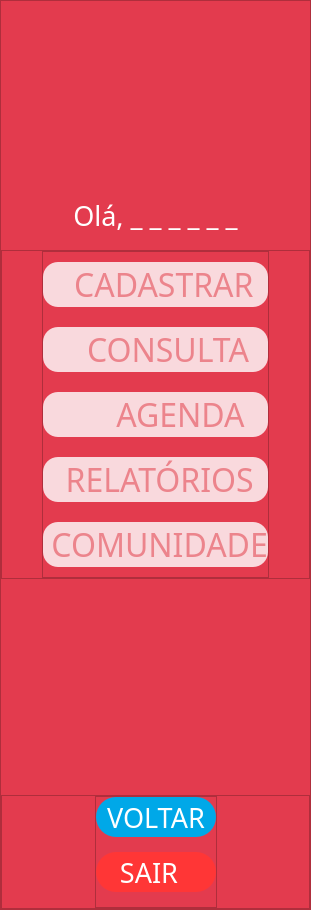
                 <widget class="QFrame" name="frame_9">
                  <property name="minimumSize">
                   <size>
                    <width>226</width>
                    <height>892</height>
                   </size>
                  </property>
                  <property name="styleSheet">
                   <string notr="true">QFrame{background-color: #E33B4E}</string>
                  </property>
                  <property name="frameShape">
                   <enum>QFrame::StyledPanel</enum>
                  </property>
                  <property name="frameShadow">
                   <enum>QFrame::Raised</enum>
                  </property>
                  <layout class="QVBoxLayout" name="verticalLayout_6" stretch="0,0,0,0,0">
                   <property name="spacing">
                    <number>16</number>
                   </property>
                   <property name="leftMargin">
                    <number>0</number>
                   </property>
                   <property name="topMargin">
                    <number>0</number>
                   </property>
                   <property name="rightMargin">
                    <number>0</number>
                   </property>
                   <property name="bottomMargin">
                    <number>0</number>
                   </property>
                   <item>
                    <widget class="QLabel" name="label_foto_as">
                     <property name="minimumSize">
                      <size>
                       <width>140</width>
                       <height>180</height>
                      </size>
                     </property>
                     <property name="layoutDirection">
                      <enum>Qt::RightToLeft</enum>
                     </property>
                     <property name="styleSheet">
                      <string notr="true">QLabel{margin-top: 42px}</string>
                     </property>
                     <property name="text">
                      <string/>
                     </property>
                     <property name="pixmap">
                      <pixmap>icons/Ellipse 1.png</pixmap>
                     </property>
                     <property name="alignment">
                      <set>Qt::AlignCenter</set>
                     </property>
                    </widget>
                   </item>
                   <item>
                    <widget class="QLabel" name="label_ola_nome_as">
                     <property name="font">
                      <font>
                       <family>Abel</family>
                       <pointsize>20</pointsize>
                      </font>
                     </property>
                     <property name="styleSheet">
                      <string notr="true">color: #fff;margin-bottom: 1em;</string>
                     </property>
                     <property name="text">
                      <string>Olá, _ _ _ _ _ _</string>
                     </property>
                     <property name="alignment">
                      <set>Qt::AlignCenter</set>
                     </property>
                    </widget>
                   </item>
                   <item>
                    <widget class="QFrame" name="frame_13">
                     <property name="minimumSize">
                      <size>
                       <width>0</width>
                       <height>0</height>
                      </size>
                     </property>
                     <property name="styleSheet">
                      <string notr="true"/>
                     </property>
                     <property name="frameShape">
                      <enum>QFrame::StyledPanel</enum>
                     </property>
                     <property name="frameShadow">
                      <enum>QFrame::Raised</enum>
                     </property>
                     <layout class="QHBoxLayout" name="horizontalLayout_35">
                      <property name="spacing">
                       <number>0</number>
                      </property>
                      <property name="leftMargin">
                       <number>0</number>
                      </property>
                      <property name="topMargin">
                       <number>0</number>
                      </property>
                      <property name="rightMargin">
                       <number>0</number>
                      </property>
                      <property name="bottomMargin">
                       <number>0</number>
                      </property>
                      <item>
                       <spacer name="horizontalSpacer_43">
                        <property name="orientation">
                         <enum>Qt::Horizontal</enum>
                        </property>
                        <property name="sizeHint" stdset="0">
                         <size>
                          <width>40</width>
                          <height>20</height>
                         </size>
                        </property>
                       </spacer>
                      </item>
                      <item>
                       <widget class="QFrame" name="frame_14">
                        <property name="minimumSize">
                         <size>
                          <width>0</width>
                          <height>0</height>
                         </size>
                        </property>
                        <property name="frameShape">
                         <enum>QFrame::StyledPanel</enum>
                        </property>
                        <property name="frameShadow">
                         <enum>QFrame::Raised</enum>
                        </property>
                        <layout class="QVBoxLayout" name="verticalLayout_7">
                         <property name="spacing">
                          <number>20</number>
                         </property>
                         <property name="leftMargin">
                          <number>0</number>
                         </property>
                         <property name="topMargin">
                          <number>10</number>
                         </property>
                         <property name="rightMargin">
                          <number>0</number>
                         </property>
                         <property name="bottomMargin">
                          <number>10</number>
                         </property>
                         <item>
                          <widget class="QPushButton" name="btn_cadastrar_as">
                           <property name="minimumSize">
                            <size>
                             <width>140</width>
                             <height>45</height>
                            </size>
                           </property>
                           <property name="font">
                            <font>
                             <family>Six Caps</family>
                             <pointsize>24</pointsize>
                            </font>
                           </property>
                           <property name="cursor">
                            <cursorShape>PointingHandCursor</cursorShape>
                           </property>
                           <property name="styleSheet">
                            <string notr="true">QPushButton{background-color: #F9D9DD; color: #EC848C; border-radius: 15px}
QPushButton:hover{background-color: hsl(6, 94%, 92%)}
QPushButton:focus{outline: 0}</string>
                           </property>
                           <property name="text">
                            <string>  CADASTRAR</string>
                           </property>
                           <property name="icon">
                            <iconset>
                             <normaloff>icons/cadastro.png</normaloff>icons/cadastro.png</iconset>
                           </property>
                           <property name="iconSize">
                            <size>
                             <width>30</width>
                             <height>30</height>
                            </size>
                           </property>
                          </widget>
                         </item>
                         <item>
                          <widget class="QPushButton" name="btn_consulta_as">
                           <property name="minimumSize">
                            <size>
                             <width>140</width>
                             <height>45</height>
                            </size>
                           </property>
                           <property name="font">
                            <font>
                             <family>Six Caps</family>
                             <pointsize>24</pointsize>
                            </font>
                           </property>
                           <property name="cursor">
                            <cursorShape>PointingHandCursor</cursorShape>
                           </property>
                           <property name="styleSheet">
                            <string notr="true">QPushButton{background-color: #F9D9DD; color: #EC848C; border-radius: 15px}
QPushButton:hover{background-color: hsl(6, 94%, 92%)}
QPushButton:focus{outline: 0}</string>
                           </property>
                           <property name="text">
                            <string>   CONSULTA</string>
                           </property>
                           <property name="icon">
                            <iconset>
                             <normaloff>icons/consultando.png</normaloff>icons/consultando.png</iconset>
                           </property>
                           <property name="iconSize">
                            <size>
                             <width>30</width>
                             <height>30</height>
                            </size>
                           </property>
                          </widget>
                         </item>
                         <item>
                          <widget class="QPushButton" name="btn_agenda_as">
                           <property name="minimumSize">
                            <size>
                             <width>140</width>
                             <height>45</height>
                            </size>
                           </property>
                           <property name="font">
                            <font>
                             <family>Six Caps</family>
                             <pointsize>24</pointsize>
                            </font>
                           </property>
                           <property name="cursor">
                            <cursorShape>PointingHandCursor</cursorShape>
                           </property>
                           <property name="styleSheet">
                            <string notr="true">QPushButton{background-color: #F9D9DD; color: #EC848C; border-radius: 15px}
QPushButton:hover{background-color: hsl(6, 94%, 92%)}
QPushButton:focus{outline: 0}</string>
                           </property>
                           <property name="text">
                            <string>      AGENDA</string>
                           </property>
                           <property name="icon">
                            <iconset>
                             <normaloff>icons/agenda.png</normaloff>icons/agenda.png</iconset>
                           </property>
                           <property name="iconSize">
                            <size>
                             <width>30</width>
                             <height>30</height>
                            </size>
                           </property>
                          </widget>
                         </item>
                         <item>
                          <widget class="QPushButton" name="btn_relatorios_as">
                           <property name="minimumSize">
                            <size>
                             <width>140</width>
                             <height>45</height>
                            </size>
                           </property>
                           <property name="font">
                            <font>
                             <family>Six Caps</family>
                             <pointsize>24</pointsize>
                            </font>
                           </property>
                           <property name="cursor">
                            <cursorShape>PointingHandCursor</cursorShape>
                           </property>
                           <property name="styleSheet">
                            <string notr="true">QPushButton{background-color: #F9D9DD; color: #EC848C; border-radius: 15px}
QPushButton:hover{background-color: hsl(6, 94%, 92%)}
QPushButton:focus{outline: 0}</string>
                           </property>
                           <property name="text">
                            <string> RELATÓRIOS</string>
                           </property>
                           <property name="icon">
                            <iconset>
                             <normaloff>icons/relatorio-de-negocios.png</normaloff>icons/relatorio-de-negocios.png</iconset>
                           </property>
                           <property name="iconSize">
                            <size>
                             <width>30</width>
                             <height>30</height>
                            </size>
                           </property>
                          </widget>
                         </item>
                         <item>
                          <widget class="QPushButton" name="btn_comunidade_as">
                           <property name="minimumSize">
                            <size>
                             <width>140</width>
                             <height>45</height>
                            </size>
                           </property>
                           <property name="font">
                            <font>
                             <family>Six Caps</family>
                             <pointsize>24</pointsize>
                            </font>
                           </property>
                           <property name="cursor">
                            <cursorShape>PointingHandCursor</cursorShape>
                           </property>
                           <property name="styleSheet">
                            <string notr="true">QPushButton{background-color: #F9D9DD; color: #EC848C; border-radius: 15px; marging-bottom: 10px}
QPushButton:hover{background-color: hsl(6, 94%, 92%)}
QPushButton:focus{outline: 0}</string>
                           </property>
                           <property name="text">
                            <string> COMUNIDADE</string>
                           </property>
                           <property name="icon">
                            <iconset>
                             <normaloff>icons/cliente.png</normaloff>icons/cliente.png</iconset>
                           </property>
                           <property name="iconSize">
                            <size>
                             <width>30</width>
                             <height>30</height>
                            </size>
                           </property>
                          </widget>
                         </item>
                        </layout>
                       </widget>
                      </item>
                      <item>
                       <spacer name="horizontalSpacer_44">
                        <property name="orientation">
                         <enum>Qt::Horizontal</enum>
                        </property>
                        <property name="sizeHint" stdset="0">
                         <size>
                          <width>40</width>
                          <height>20</height>
                         </size>
                        </property>
                       </spacer>
                      </item>
                     </layout>
                    </widget>
                   </item>
                   <item>
                    <spacer name="verticalSpacer_3">
                     <property name="orientation">
                      <enum>Qt::Vertical</enum>
                     </property>
                     <property name="sizeHint" stdset="0">
                      <size>
                       <width>20</width>
                       <height>200</height>
                      </size>
                     </property>
                    </spacer>
                   </item>
                   <item>
                    <widget class="QFrame" name="frame_49">
                     <property name="frameShape">
                      <enum>QFrame::StyledPanel</enum>
                     </property>
                     <property name="frameShadow">
                      <enum>QFrame::Raised</enum>
                     </property>
                     <layout class="QHBoxLayout" name="horizontalLayout_10">
                      <property name="spacing">
                       <number>0</number>
                      </property>
                      <property name="leftMargin">
                       <number>0</number>
                      </property>
                      <property name="topMargin">
                       <number>0</number>
                      </property>
                      <property name="rightMargin">
                       <number>0</number>
                      </property>
                      <property name="bottomMargin">
                       <number>0</number>
                      </property>
                      <item>
                       <spacer name="horizontalSpacer_10">
                        <property name="orientation">
                         <enum>Qt::Horizontal</enum>
                        </property>
                        <property name="sizeHint" stdset="0">
                         <size>
                          <width>40</width>
                          <height>20</height>
                         </size>
                        </property>
                       </spacer>
                      </item>
                      <item>
                       <widget class="QFrame" name="frame_11">
                        <property name="styleSheet">
                         <string notr="true"/>
                        </property>
                        <property name="frameShape">
                         <enum>QFrame::StyledPanel</enum>
                        </property>
                        <property name="frameShadow">
                         <enum>QFrame::Raised</enum>
                        </property>
                        <layout class="QVBoxLayout" name="verticalLayout_34" stretch="0,0">
                         <property name="spacing">
                          <number>15</number>
                         </property>
                         <property name="leftMargin">
                          <number>0</number>
                         </property>
                         <property name="topMargin">
                          <number>0</number>
                         </property>
                         <property name="rightMargin">
                          <number>0</number>
                         </property>
                         <property name="bottomMargin">
                          <number>15</number>
                         </property>
                         <item>
                          <widget class="QPushButton" name="btn_voltar_as">
                           <property name="minimumSize">
                            <size>
                             <width>120</width>
                             <height>40</height>
                            </size>
                           </property>
                           <property name="font">
                            <font>
                             <family>Abel</family>
                             <pointsize>20</pointsize>
                            </font>
                           </property>
                           <property name="cursor">
                            <cursorShape>PointingHandCursor</cursorShape>
                           </property>
                           <property name="styleSheet">
                            <string notr="true">QPushButton{color: #fff; background-color: #00A8E8; border-radius: 20px;}
QPushButton:hover{background-color: #23B2EE}
QPushButton:focus{outline:0}</string>
                           </property>
                           <property name="text">
                            <string>VOLTAR</string>
                           </property>
                          </widget>
                         </item>
                         <item>
                          <widget class="QPushButton" name="btn_sair_as">
                           <property name="minimumSize">
                            <size>
                             <width>120</width>
                             <height>40</height>
                            </size>
                           </property>
                           <property name="maximumSize">
                            <size>
                             <width>16777215</width>
                             <height>16777215</height>
                            </size>
                           </property>
                           <property name="font">
                            <font>
                             <family>Abel</family>
                             <pointsize>20</pointsize>
                            </font>
                           </property>
                           <property name="cursor">
                            <cursorShape>PointingHandCursor</cursorShape>
                           </property>
                           <property name="layoutDirection">
                            <enum>Qt::RightToLeft</enum>
                           </property>
                           <property name="styleSheet">
                            <string notr="true">QPushButton{color: #fff; background-color: #FF3636; border-radius: 20px;}
QPushButton:hover{background-color: 	hsl(0, 100%, 64%)}
QPushButton:focus{outline:0}</string>
                           </property>
                           <property name="text">
                            <string>SAIR  </string>
                           </property>
                           <property name="icon">
                            <iconset>
                             <normaloff>icons/ligar.png</normaloff>icons/ligar.png</iconset>
                           </property>
                           <property name="iconSize">
                            <size>
                             <width>24</width>
                             <height>24</height>
                            </size>
                           </property>
                          </widget>
                         </item>
                        </layout>
                       </widget>
                      </item>
                      <item>
                       <spacer name="horizontalSpacer_9">
                        <property name="orientation">
                         <enum>Qt::Horizontal</enum>
                        </property>
                        <property name="sizeHint" stdset="0">
                         <size>
                          <width>40</width>
                          <height>20</height>
                         </size>
                        </property>
                       </spacer>
                      </item>
                     </layout>
                    </widget>
                   </item>
                  </layout>
                 </widget>
